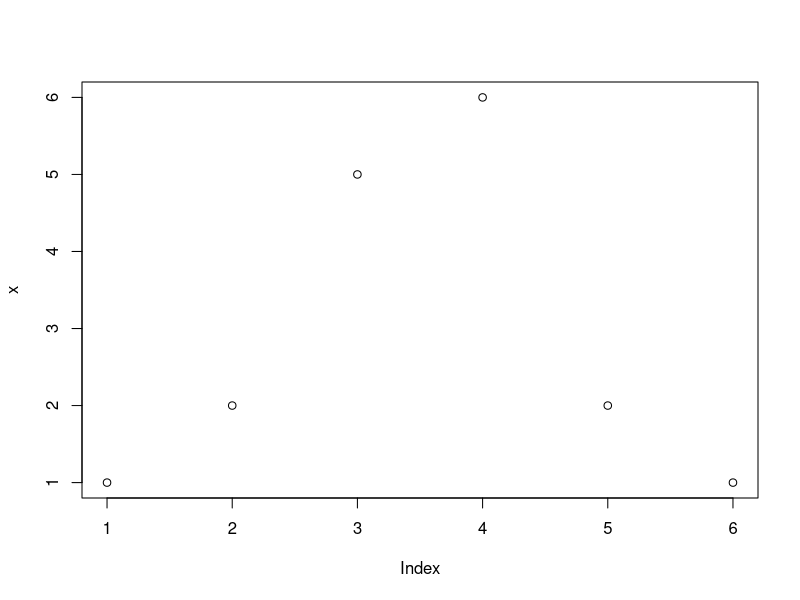
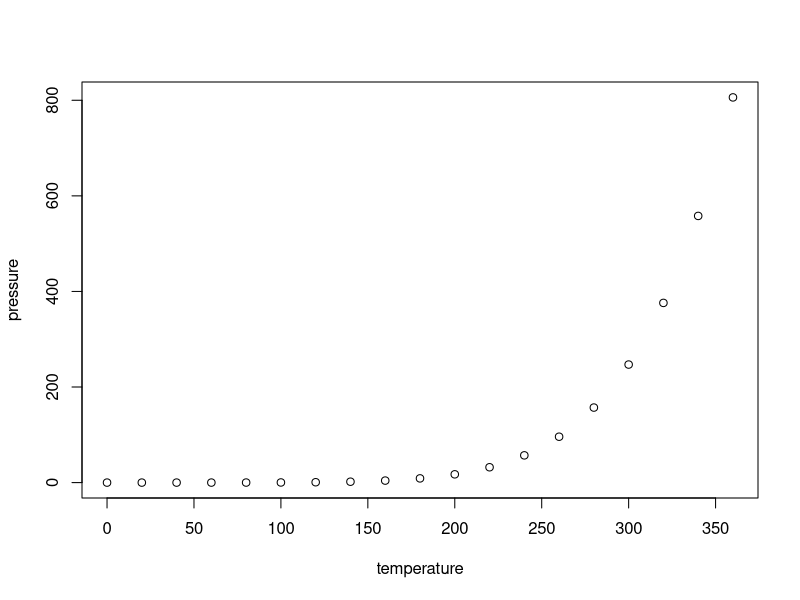

Write the R code that produced these figures, in order.
## ---- chunk 1
knitr::opts_chunk$set(echo = TRUE)
## ---- chunk 2
summary(cars)
## ---- chunk 3
x <- c(1,2,5,6,2,1)
plot(x)
## ---- chunk 4
plot(pressure)
